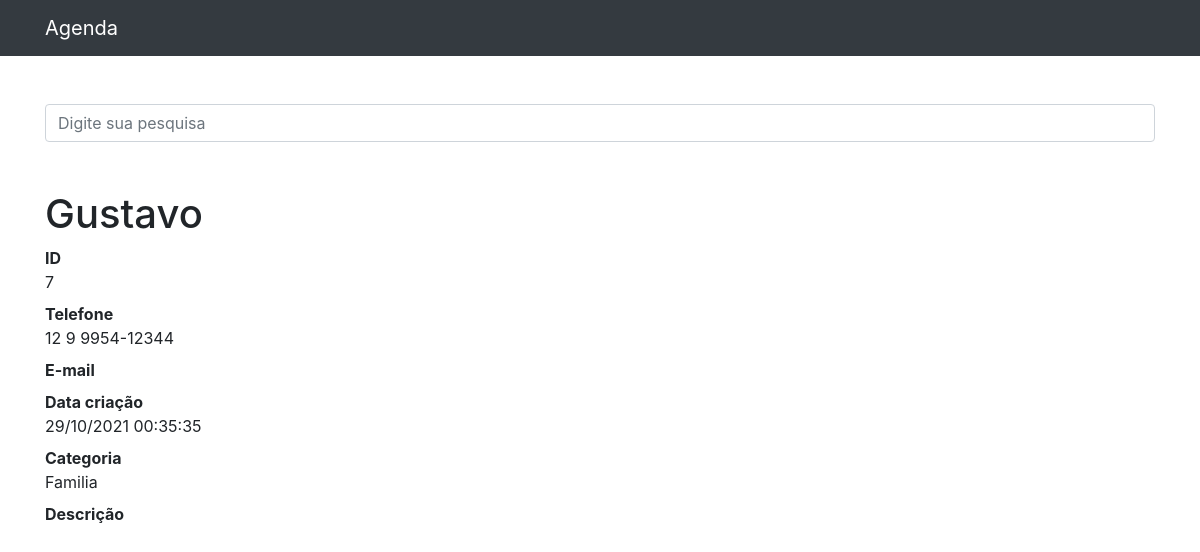
/7, run on the app's committed database.
### contatos/models.py (models this page shows, shortened)
class Contato(models.Model):
    nome = models.CharField(max_length=255)
    sobrenome = models.CharField(max_length=255, blank=True)
    telefone = models.CharField(max_length=255)
    email = models.CharField(max_length=255, blank=True)
    data_criacao = models.DateTimeField(default=timezone.now)
    descricao = models.TextField(blank=True)
    categoria = models.ForeignKey(Categoria, on_delete=models.DO_NOTHING)
    mostrar = models.BooleanField(default=True)
    foto = models.ImageField(blank=True, upload_to='fotos/%Y/%m/%d')

class Categoria(models.Model):
    nome = models.CharField(max_length=255)
    def __str__(self):
        return self.nome

### contatos/views.py (the view)
# urls.py: path('<int:contato_id>', views.ver_contato, name='ver_contato'),
def ver_contato(request, contato_id):
    contato = get_object_or_404(Contato, id=contato_id)
    if not contato.mostrar:
        raise Http404()
    return render(request, 'contatos/ver_contato.html', {
        'contato': contato
    })

### contatos/templates/contatos/ver_contato.html (shortened to what this page needs)
{% extends 'base.html' %}
{% block conteudo %}
    <h1 class="mt-5">{{ contato.nome }} {{ contato.sobrenome }}</h1>
    <dl>
        <dt>ID</dt>
        <dd>{{ contato.id }}</dd>
        <dt>Telefone</dt>
        <dd>{{ contato.telefone }}</dd>
        <dt>E-mail</dt>
        <dt>Data criação</dt>
        <dd>{{ contato.data_criacao|date:'d/m/Y H:i:s' }}</dd>
        <dt>Categoria</dt>
        <dd>{{ contato.categoria }}</dd>
        <dt>Descrição</dt>
    </dl>
{% endblock %}

### data on the page
Contato: nome "Gustavo", id "7", telefone "12 9 9954-12344", data_criacao "29/10/2021 00:35:35", categoria "Familia"
